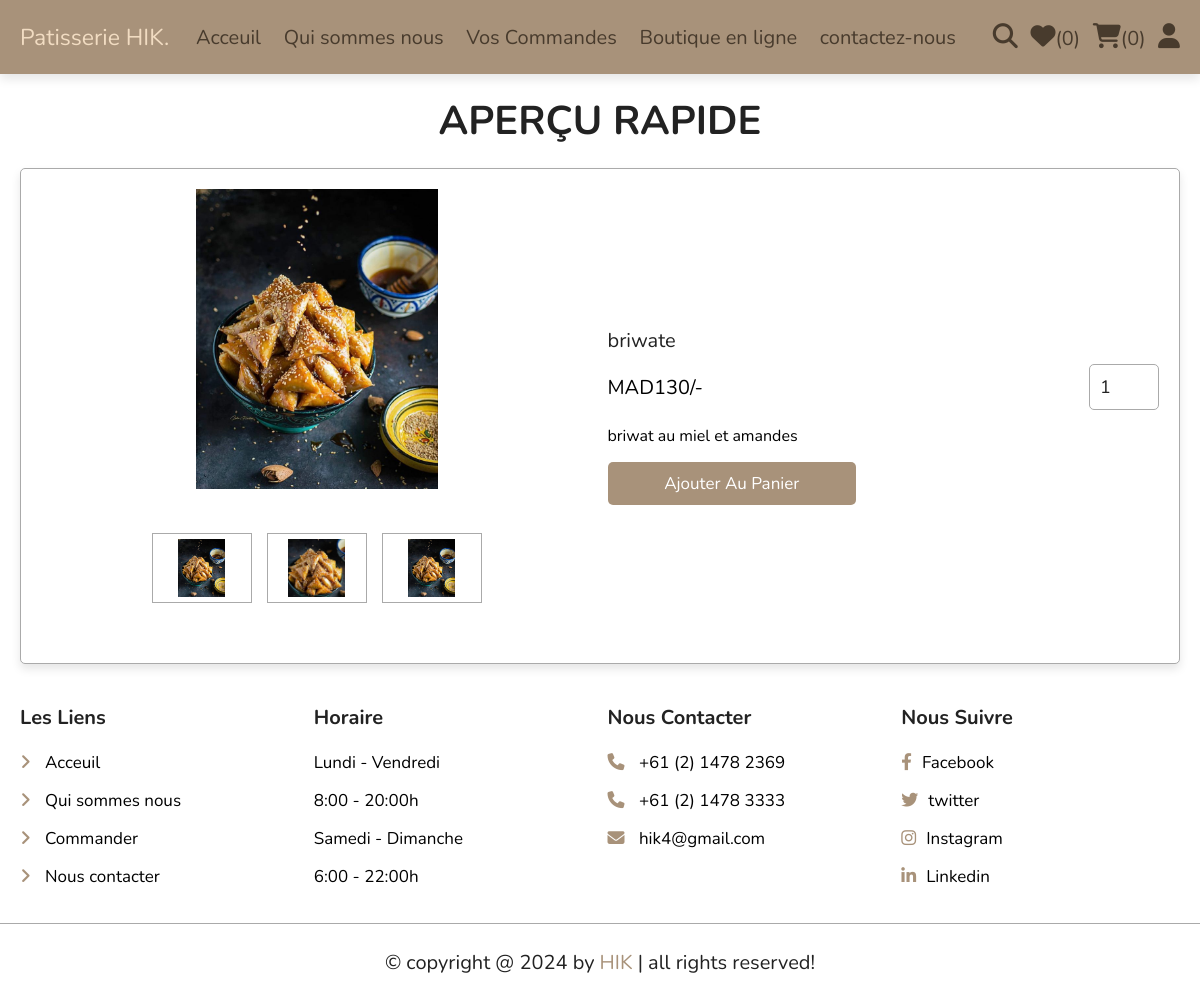
The page /quick_view.php?pid=1 on the database its author committed.
### tables this page shows
CREATE TABLE IF NOT EXISTS `products` (
  `id` int(100) NOT NULL AUTO_INCREMENT,
  `name` varchar(100) NOT NULL,
  `details` varchar(500) NOT NULL,
  `price` int(10) NOT NULL,
  `image_01` varchar(100) NOT NULL,
  `image_02` varchar(100) NOT NULL,
  `image_03` varchar(100) NOT NULL,
  PRIMARY KEY (`id`)
);

### quick_view.php (the view, shortened to what this page needs)
<?php
include 'components/connect.php';
?>
<!DOCTYPE html>
<html lang="en">
<head>
   <link rel="stylesheet" href="https://cdnjs.cloudflare.com/ajax/libs/font-awesome/6.1.1/css/all.min.css">
   <link rel="stylesheet" href="css/style.css">
</head>
<body>
<?php include 'components/user_header.php'; ?>
<section class="quick-view">
   <h1 class="heading">Aperçu rapide</h1>
   <?php
     $pid = $_GET['pid'];
     $select_products = $conn->prepare("SELECT * FROM `products` WHERE id = ?");
     $select_products->execute([$pid]);
     if($select_products->rowCount() > 0){
      while($fetch_product = $select_products->fetch(PDO::FETCH_ASSOC)){
   ?>
   <form action="" method="post" class="box">
      <div class="row">
         <div class="image-container">
            <div class="main-image">
               <img src="uploaded_img/<?= $fetch_product['image_01']; ?>" alt="">
            </div>
            <div class="sub-image">
               <img src="uploaded_img/<?= $fetch_product['image_01']; ?>" alt="">
               <img src="uploaded_img/<?= $fetch_product['image_02']; ?>" alt="">
               <img src="uploaded_img/<?= $fetch_product['image_03']; ?>" alt="">
            </div>
         </div>
         <div class="content">
            <div class="name"><?= $fetch_product['name']; ?></div>
            <div class="flex">
               <div class="price"><span>MAD</span><?= $fetch_product['price']; ?><span>/-</span></div>
               <input type="number" name="qty" class="qty" min="1" max="99" onkeypress="if(this.value.length == 2) return false;" value="1">
            </div>
            <div class="details"><?= $fetch_product['details']; ?></div>
            <div class="flex-btn">
               <input type="submit" value="ajouter au panier" class="btn" name="add_to_cart">
               <input class="option-btn" type="submit" name="add_to_wishlist" value="Ajouter à la liste de souhaits">
            </div>
         </div>
      </div>
   </form>
   <?php
      }
   }else{
      echo '<p class="empty">no products added yet!</p>';
   }
   ?>
</section>
<?php include 'components/footer.php'; ?>
</body>
</html>

### css/style.css (style rules this page uses)
:root { --main-color: #a8927a; --primary-color: #eff1f3; --bg-color: #f1dcc2; --hover: #483b2d; --black:#222; --white:#fff; --border:.1rem solid #aaa; --box-shadow:0 .5rem 1rem rgba(0,0,0,.1); }
* { font-family: 'Nunito', sans-serif; margin:0; padding:0; box-sizing: border-box; outline: none; border:none; text-decoration: none; }
html { font-size: 62.5%; overflow-x: hidden; }
body { background-color: var(--light-bg); }
section { padding:2rem; max-width: 1200px; margin:0 auto; }
.heading { font-size: 4rem; color:var(--black); margin-bottom: 2rem; text-align: center; text-transform: uppercase; }
.btn, .delete-btn, .option-btn { display: block; width: 100%; margin-top: 1rem; border-radius: .5rem; padding:1rem 3rem; font-size: 1.7rem; text-transform: capitalize; color:var(--white); cursor: pointer; text-align: center; }
.btn { background-color: var(--main-color); }
.option-btn { background-color: var(--orange); }
.flex-btn { display: flex; gap:1rem; }
.quick-view form { padding:2rem; border-radius: .5rem; border:var(--border); background-color: var(--white); box-shadow: var(--box-shadow); margin-top: 1rem; }
.quick-view form .row { display: flex; align-items: center; gap:1.5rem; flex-wrap: wrap; }
.quick-view form .row .image-container { margin-bottom: 2rem; flex:1 1 40rem; }
.quick-view form .row .image-container .main-image img { height: 30rem; width: 100%; object-fit: contain; }
.quick-view form .row .image-container .sub-image { display: flex; gap:1.5rem; justify-content: center; margin-top: 2rem; }
.quick-view form .row .image-container .sub-image img { height: 7rem; width: 10rem; object-fit: contain; padding:.5rem; border:var(--border); cursor: pointer; transition: .2s linear; }
.quick-view form img { width: 100%; height: 20rem; object-fit: contain; margin-bottom: 2rem; }
.quick-view form .row .content { flex:1 1 40rem; }
.quick-view form .row .content .name { font-size: 2rem; color:var(--black); }
.quick-view form .row .flex { display: flex; align-items: center; justify-content: space-between; gap:1rem; margin:1rem 0; }
.quick-view form .row .flex .qty { width: 7rem; padding:1rem; border:var(--border); font-size: 1.8rem; color:var(--black); border-radius: .5rem; }
.quick-view form .row .flex .price { font-size: 2rem; color:var(--red); }
.quick-view form .row .content .details { font-size: 1.6rem; color:var(--light-color); line-height: 2; }

### rows shown on the page
products: image_01 (picture), image_02 (picture), image_03 (picture), name "briwate", price "130", details "briwat au miel et amandes"

### other values the page prints
$total_wishlist_counts "0"
$total_cart_counts "0"
